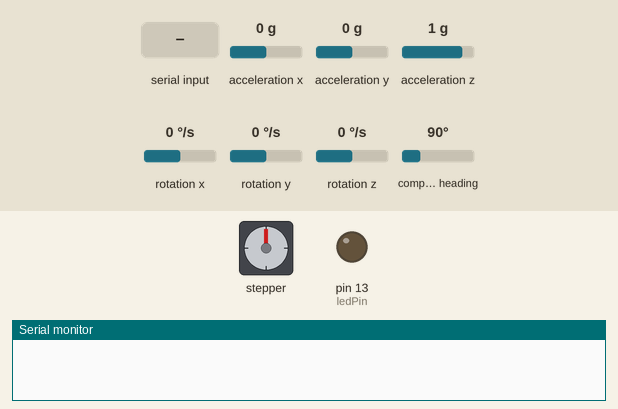
The sketch below on a simulated Arduino Uno, built with avr-gcc and run on an emulated ATmega328P. Shown: stepper motor, output pins drawn as LEDs (lit = HIGH), the last lines printed to the serial monitor. Wiring (inferred from the names in the program): stepper motor (2048 steps per turn assumed): coils pin 8, pin 9, pin 10, pin 11. Dashed ring = blinking. The test bench sets the inputs (shaded band); at power-on: acceleration x 0 g, acceleration y 0 g, acceleration z 1 g, rotation x 0 °/s, rotation y 0 °/s, rotation z 0 °/s, compass heading 90°.

Above: at 1.2 s.
1.3 s: "1\n" received over Serial
At 2.45 s:
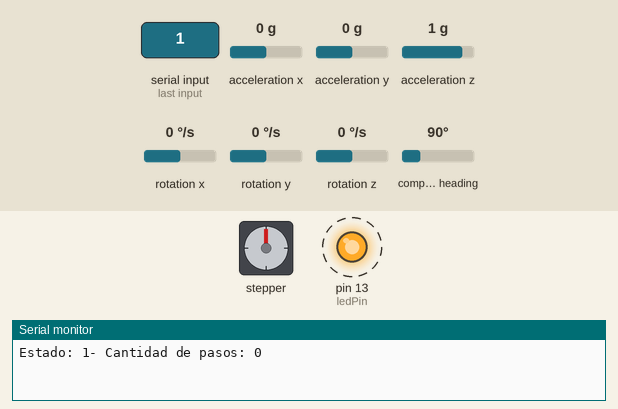
4.3 s: "2\n" received over Serial
At 6.5 s:
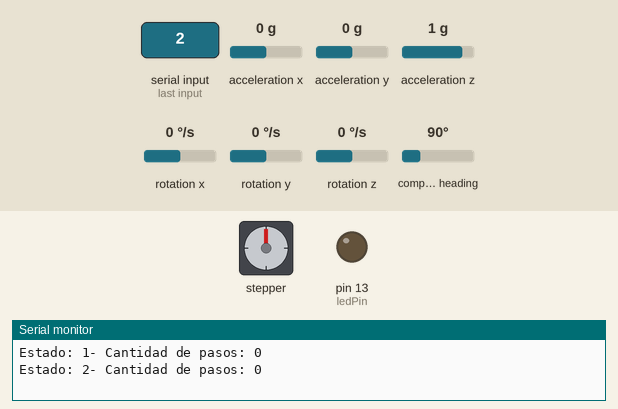
7.3 s: "3\n" received over Serial
At 8.45 s:
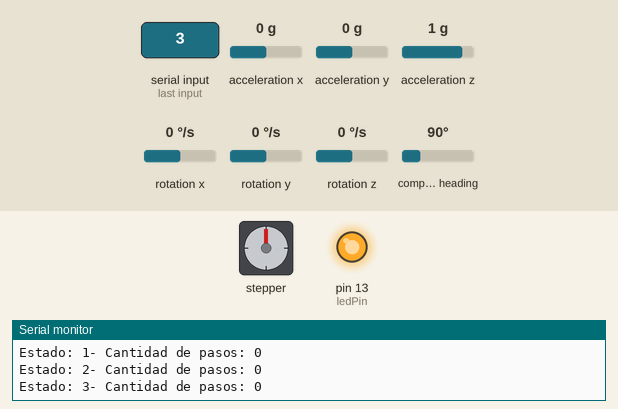
Timing chart, 0 to 11.5 s (numbered marks = the images above; inputs shaded):
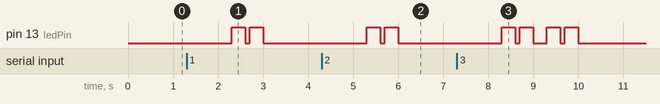

The sketch:

AutomatizacionV2.ino
```cpp
#include "MPU9250.h" //Controlador del IMU
#include "math.h"


MPU9250 IMU(Wire,0x68);
int status;

//Motor paso a paso conectado entre los pines 8 y 11
//estos deben estar conectados de forma inversa desde la placa al controlador
int input1 = 8;
int input2 = 9;
int input3 = 10;
int input4 = 11;
int ledPin = 13;

int pasos;

//Matriz de orden de encendido
int bobina[4][4] =
{
 {1, 1, 0, 0},
 {0, 1, 1, 0},
 {0, 0, 1, 1},
 {1, 0, 0, 1}
};

int estado;

void setup() {
  pinMode(input1, OUTPUT);
  pinMode(input2, OUTPUT);
  pinMode(input3, OUTPUT);
  pinMode(input4, OUTPUT);
  pinMode(ledPin, OUTPUT);

  // serial
  Serial.begin(9600); //Comunicacion con Serial a 9600 bps
  while(!Serial) {}

  // inicia comunicacion
  status = IMU.begin(); //Si inicio bien no devuelve nada, caso contrario devuelve error mas un numero menor a 0
  if (status < 0) {
    Serial.println("IMU no inicializado");
    Serial.println("Revisar conexion o alimentacion del IMU");
    Serial.print("Estado: ");
    Serial.println(status);
    while(1) {}
  }
}


void loop() {

  while(Serial.available()){

    estado = Serial.parseInt();    //estado es el numero asignado a cada "funcion", este corre de 1 a 3, en caso de no ser así devuelve error.
    pasos = Serial.parseInt();

    Serial.print("Estado: ");
    Serial.print(estado);
    Serial.print("- Cantidad de pasos: ");
    Serial.print(pasos);
    Serial.print("\n");

    //estado 1: tomo valores del magnetometro
    if(estado == 1 & pasos == 0){


      digitalWrite(ledPin, HIGH);
      delay(300);
      digitalWrite(ledPin, LOW);
      delay(100);
      digitalWrite(ledPin, HIGH);
      delay(300);
      digitalWrite(ledPin, LOW);

      float x_c, y_c, z_c;

      //Estos valores deben cambiarse segun la calibracion del IMU
      //Correccion en cada eje
      x_c = 11;
      y_c = 39;
      z_c = -31;

      int cantidad = 0;

      while(cantidad < 10){

        float x,y,z;
        IMU.readSensor();

        x = IMU.getMagX_uT() - x_c;   //Intensidad del campo en cada eje
        y = IMU.getMagY_uT() - y_c;
        z = IMU.getMagZ_uT() - z_c;

        cantidad++;
//        delay(1000);
        }
      }

    //estado 2: muevo el motor de forma positiva
    else if(estado == 2){

      for (int i = 0; i < 1; i++){
        digitalWrite(ledPin, HIGH);
        delay(300);
        digitalWrite(ledPin, LOW);
        delay(100);
        digitalWrite(ledPin, HIGH);
        delay(300);
        digitalWrite(ledPin, LOW);

        delay(300);
      }

      if(pasos > 0){
        for (int i = 0; i < pasos; i++)
        {
          for (int i = 0; i < 4; i++)
          {
            digitalWrite(input1, bobina[i][0]);         //Encendido de bobina por bloques de pares
            digitalWrite(input2, bobina[i][1]);         //para maximizar el torque
            digitalWrite(input3, bobina[i][2]);
            digitalWrite(input4, bobina[i][3]);
            delay(15);
          }
        }

        digitalWrite(input1, LOW);      //Apagado de todos los campos
        digitalWrite(input2, LOW);      //para reducir consumo
        digitalWrite(input3, LOW);
        digitalWrite(input4, LOW);
      }
    }

    //estado 3: muevo el motor de forma positiva
    else if(estado == 3){

      for (int i = 0; i < 2; i++){
        digitalWrite(ledPin, HIGH);
        delay(300);
        digitalWrite(ledPin, LOW);
        delay(100);
        digitalWrite(ledPin, HIGH);
        delay(300);
        digitalWrite(ledPin, LOW);

        delay(300);
      }

      if(pasos > 0){
        for (int i = 0; i < pasos; i++)
        {
          for (int i = 0; i < 4; i++)
          {
            digitalWrite(input4, bobina[i][0]);         //Encendido de bobina por bloques de pares
            digitalWrite(input3, bobina[i][1]);         //para maximizar el torque
            digitalWrite(input2, bobina[i][2]);
            digitalWrite(input1, bobina[i][3]);
            delay(15);
          }
        }

        digitalWrite(input1, LOW);      //Apagado de todos los campos
        digitalWrite(input2, LOW);      //para reducir consumo
        digitalWrite(input3, LOW);
        digitalWrite(input4, LOW);
      }
    }

    else{
      Serial.print("\n");
      Serial.print("Error, no esta definido el estado");
      Serial.print("\n");
    }

    delay(100);         //Espera un milisegundo antes de recomenzar el ciclo
  }
}
```

Measured:
- after the input at 1.3 s, pin 13 (ledPin): alternates HIGH for 0.30 s and LOW for 0.10 s, 4 changes in all, then stays LOW, starting after 1.0 s
- after the input at 4.3 s, pin 13 (ledPin): alternates HIGH for 0.30 s and LOW for 0.10 s, 4 changes in all, then stays LOW, starting after 1.0 s
- after the input at 7.3 s, pin 13 (ledPin): LOW → HIGH after 1.0 s, → LOW 0.30 s later, → HIGH 0.10 s later, → LOW 0.30 s later, … (8 changes in this stretch)
